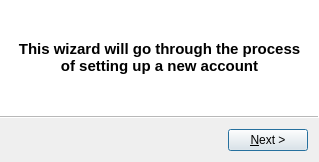
<?xml version="1.0" encoding="UTF-8"?>
<ui version="4.0">
 <class>wiz_new_account</class>
 <widget class="QWizard" name="wiz_new_account">
  <property name="windowModality">
   <enum>Qt::ApplicationModal</enum>
  </property>
  <property name="geometry">
   <rect>
    <x>0</x>
    <y>0</y>
    <width>319</width>
    <height>162</height>
   </rect>
  </property>
  <property name="minimumSize">
   <size>
    <width>319</width>
    <height>99</height>
   </size>
  </property>
  <property name="windowTitle">
   <string>New Account Wizard</string>
  </property>
  <property name="modal">
   <bool>true</bool>
  </property>
  <property name="wizardStyle">
   <enum>QWizard::ModernStyle</enum>
  </property>
  <property name="options">
   <set>QWizard::NoBackButtonOnStartPage|QWizard::NoCancelButton</set>
  </property>
  <widget class="QWizardPage" name="page_1">
   <layout class="QVBoxLayout" name="verticalLayout">
    <item>
     <widget class="QLabel" name="label">
      <property name="sizePolicy">
       <sizepolicy hsizetype="Preferred" vsizetype="Expanding">
        <horstretch>0</horstretch>
        <verstretch>0</verstretch>
       </sizepolicy>
      </property>
      <property name="text">
       <string>&lt;html&gt;&lt;head/&gt;&lt;body&gt;&lt;p align=&quot;center&quot;&gt;&lt;span style=&quot; font-size:11pt; font-weight:600;&quot;&gt;This wizard will go through the process of setting up a new account&lt;/span&gt;&lt;/p&gt;&lt;/body&gt;&lt;/html&gt;</string>
      </property>
      <property name="wordWrap">
       <bool>true</bool>
      </property>
     </widget>
    </item>
   </layout>
  </widget>
  <widget class="QWizardPage" name="page_2">
   <layout class="QVBoxLayout" name="verticalLayout_3">
    <item>
     <widget class="QLabel" name="label_6">
      <property name="sizePolicy">
       <sizepolicy hsizetype="Preferred" vsizetype="Expanding">
        <horstretch>0</horstretch>
        <verstretch>0</verstretch>
       </sizepolicy>
      </property>
      <property name="text">
       <string>&lt;html&gt;&lt;head/&gt;&lt;body&gt;&lt;p&gt;&lt;span style=&quot; font-size:11pt; font-weight:600;&quot;&gt;Enter the URL for your Mastodon server&lt;/span&gt;&lt;/p&gt;&lt;/body&gt;&lt;/html&gt;</string>
      </property>
     </widget>
    </item>
    <item>
     <layout class="QHBoxLayout" name="horizontalLayout_2">
      <item>
       <widget class="QLabel" name="label_2">
        <property name="text">
         <string>URL:</string>
        </property>
       </widget>
      </item>
      <item>
       <widget class="QLineEdit" name="wiz_serv_entry"/>
      </item>
     </layout>
    </item>
   </layout>
  </widget>
  <widget class="QWizardPage" name="page_3">
   <property name="sizePolicy">
    <sizepolicy hsizetype="Expanding" vsizetype="Expanding">
     <horstretch>0</horstretch>
     <verstretch>0</verstretch>
    </sizepolicy>
   </property>
   <layout class="QVBoxLayout" name="verticalLayout_2">
    <item>
     <widget class="QLabel" name="label_4">
      <property name="sizePolicy">
       <sizepolicy hsizetype="Preferred" vsizetype="MinimumExpanding">
        <horstretch>0</horstretch>
        <verstretch>0</verstretch>
       </sizepolicy>
      </property>
      <property name="text">
       <string>&lt;html&gt;&lt;head/&gt;&lt;body&gt;&lt;p&gt;&lt;span style=&quot; font-size:11pt; font-weight:600;&quot;&gt;Visit the following link and paste the code into the box.&lt;/span&gt;&lt;/p&gt;&lt;/body&gt;&lt;/html&gt;</string>
      </property>
      <property name="scaledContents">
       <bool>false</bool>
      </property>
      <property name="alignment">
       <set>Qt::AlignCenter</set>
      </property>
      <property name="wordWrap">
       <bool>true</bool>
      </property>
     </widget>
    </item>
    <item>
     <widget class="QLabel" name="lbl_auth_link">
      <property name="sizePolicy">
       <sizepolicy hsizetype="Preferred" vsizetype="MinimumExpanding">
        <horstretch>0</horstretch>
        <verstretch>0</verstretch>
       </sizepolicy>
      </property>
      <property name="text">
       <string>&lt;a href=&quot;https://example.com&quot;&gt;L I N K&lt;/a&gt;</string>
      </property>
      <property name="openExternalLinks">
       <bool>true</bool>
      </property>
      <property name="textInteractionFlags">
       <set>Qt::LinksAccessibleByMouse|Qt::TextSelectableByMouse</set>
      </property>
     </widget>
    </item>
    <item>
     <layout class="QHBoxLayout" name="horizontalLayout">
      <item>
       <widget class="QLabel" name="label_3">
        <property name="text">
         <string>Code:</string>
        </property>
       </widget>
      </item>
      <item>
       <widget class="QLineEdit" name="wiz_auth_entry">
        <property name="sizePolicy">
         <sizepolicy hsizetype="Expanding" vsizetype="Preferred">
          <horstretch>0</horstretch>
          <verstretch>0</verstretch>
         </sizepolicy>
        </property>
       </widget>
      </item>
     </layout>
    </item>
   </layout>
  </widget>
 </widget>
 <resources/>
 <connections/>
</ui>
